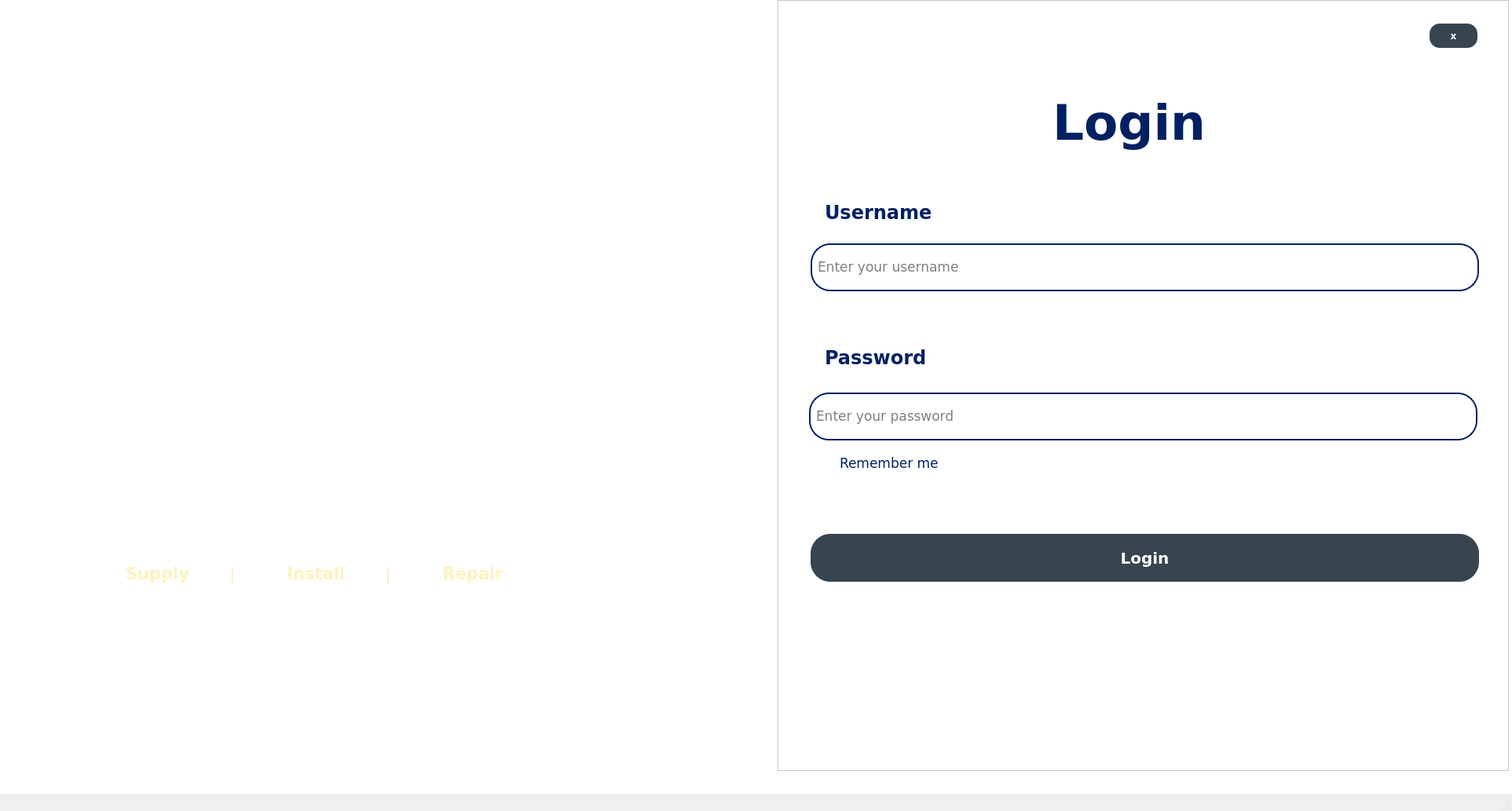
<?xml version="1.0" encoding="UTF-8"?>
<ui version="4.0">
 <class>OwnrLOGIN</class>
 <widget class="QMainWindow" name="OwnrLOGIN">
  <property name="geometry">
   <rect>
    <x>0</x>
    <y>0</y>
    <width>1925</width>
    <height>1033</height>
   </rect>
  </property>
  <property name="maximumSize">
   <size>
    <width>16777215</width>
    <height>16777215</height>
   </size>
  </property>
  <property name="windowTitle">
   <string>Inventory and Sales Management System</string>
  </property>
  <widget class="QWidget" name="centralwidget">
   <property name="styleSheet">
    <string notr="true">background-color: white;</string>
   </property>
   <widget class="QLabel" name="PIC">
    <property name="geometry">
     <rect>
      <x>0</x>
      <y>0</y>
      <width>1921</width>
      <height>982</height>
     </rect>
    </property>
    <property name="minimumSize">
     <size>
      <width>100</width>
      <height>40</height>
     </size>
    </property>
    <property name="maximumSize">
     <size>
      <width>16777215</width>
      <height>16777215</height>
     </size>
    </property>
    <property name="text">
     <string/>
    </property>
    <property name="pixmap">
     <pixmap resource="jj_owner_resources.qrc">:/JJimages/PIC_log_sign_in.png</pixmap>
    </property>
    <property name="scaledContents">
     <bool>true</bool>
    </property>
   </widget>
   <widget class="QLabel" name="label">
    <property name="geometry">
     <rect>
      <x>270</x>
      <y>130</y>
      <width>451</width>
      <height>331</height>
     </rect>
    </property>
    <property name="styleSheet">
     <string notr="true">background-color: transparent;</string>
    </property>
    <property name="text">
     <string/>
    </property>
    <property name="pixmap">
     <pixmap resource="jj_owner_resources.qrc">:/JJimages/JJLOGO.png</pixmap>
    </property>
    <property name="scaledContents">
     <bool>true</bool>
    </property>
   </widget>
   <widget class="QFrame" name="frame">
    <property name="geometry">
     <rect>
      <x>990</x>
      <y>0</y>
      <width>931</width>
      <height>982</height>
     </rect>
    </property>
    <property name="frameShape">
     <enum>QFrame::StyledPanel</enum>
    </property>
    <property name="frameShadow">
     <enum>QFrame::Raised</enum>
    </property>
    <widget class="QCheckBox" name="checkBox_Cashier_rememberme">
     <property name="geometry">
      <rect>
       <x>60</x>
       <y>580</y>
       <width>201</width>
       <height>20</height>
      </rect>
     </property>
     <property name="font">
      <font>
       <family>Verdana</family>
       <pointsize>13</pointsize>
      </font>
     </property>
     <property name="styleSheet">
      <string notr="true">color: #022162;
font-family: &quot;Verdana&quot;, sans-serif; 
background: transparent;</string>
     </property>
     <property name="text">
      <string>Remember me</string>
     </property>
    </widget>
    <widget class="QPushButton" name="pushButton_xtolanding_cashier">
     <property name="geometry">
      <rect>
       <x>830</x>
       <y>30</y>
       <width>61</width>
       <height>31</height>
      </rect>
     </property>
     <property name="font">
      <font>
       <family>Verdana</family>
       <pointsize>9</pointsize>
       <weight>87</weight>
       <bold>true</bold>
      </font>
     </property>
     <property name="styleSheet">
      <string notr="true">border-radius: 13px; 
padding: 1px; 
font-weight: 700;
font-family: &quot;Verdana&quot;, sans-serif; 
background-color: #374550; 
color: white;</string>
     </property>
     <property name="text">
      <string>x</string>
     </property>
    </widget>
    <widget class="QLabel" name="label_2">
     <property name="geometry">
      <rect>
       <x>350</x>
       <y>90</y>
       <width>261</width>
       <height>131</height>
      </rect>
     </property>
     <property name="font">
      <font>
       <family>Verdana</family>
       <pointsize>47</pointsize>
       <weight>87</weight>
       <bold>true</bold>
      </font>
     </property>
     <property name="styleSheet">
      <string notr="true">color: #022162;
font-weight: 700;
font-family: &quot;Verdana&quot;, sans-serif; 
background: transparent;</string>
     </property>
     <property name="text">
      <string>Login</string>
     </property>
    </widget>
    <widget class="QLabel" name="label_3">
     <property name="geometry">
      <rect>
       <x>60</x>
       <y>240</y>
       <width>181</width>
       <height>61</height>
      </rect>
     </property>
     <property name="font">
      <font>
       <family>Verdana</family>
       <pointsize>18</pointsize>
       <weight>87</weight>
       <bold>true</bold>
      </font>
     </property>
     <property name="styleSheet">
      <string notr="true">color: #022162;
font-weight: 700;
font-family: &quot;Verdana&quot;, sans-serif; 
background: transparent;</string>
     </property>
     <property name="text">
      <string>Username</string>
     </property>
    </widget>
    <widget class="QLabel" name="label_9">
     <property name="geometry">
      <rect>
       <x>60</x>
       <y>420</y>
       <width>181</width>
       <height>71</height>
      </rect>
     </property>
     <property name="font">
      <font>
       <family>Verdana</family>
       <pointsize>18</pointsize>
       <weight>87</weight>
       <bold>true</bold>
      </font>
     </property>
     <property name="styleSheet">
      <string notr="true">color: #022162;
font-weight: 700;
font-family: &quot;Verdana&quot;, sans-serif; 
background: transparent;</string>
     </property>
     <property name="text">
      <string>Password</string>
     </property>
    </widget>
    <widget class="QLineEdit" name="cashr_login_usrname">
     <property name="geometry">
      <rect>
       <x>42</x>
       <y>310</y>
       <width>851</width>
       <height>61</height>
      </rect>
     </property>
     <property name="font">
      <font>
       <family>Verdana</family>
       <pointsize>13</pointsize>
      </font>
     </property>
     <property name="styleSheet">
      <string notr="true">border: 2px solid #022162; 
border-radius: 25px; 
padding: 5px;
font-family: &quot;Verdana&quot;, sans-serif; </string>
     </property>
     <property name="placeholderText">
      <string>Enter your username</string>
     </property>
    </widget>
    <widget class="QLineEdit" name="cashr_login_password">
     <property name="geometry">
      <rect>
       <x>40</x>
       <y>500</y>
       <width>851</width>
       <height>61</height>
      </rect>
     </property>
     <property name="font">
      <font>
       <family>Verdana</family>
       <pointsize>13</pointsize>
      </font>
     </property>
     <property name="styleSheet">
      <string notr="true">border: 2px solid #022162; 
border-radius: 25px; 
padding: 5px;
font-family: &quot;Verdana&quot;, sans-serif; </string>
     </property>
     <property name="placeholderText">
      <string>Enter your password</string>
     </property>
    </widget>
    <widget class="QPushButton" name="pushButton_CASHIERLOGIN">
     <property name="geometry">
      <rect>
       <x>42</x>
       <y>680</y>
       <width>851</width>
       <height>61</height>
      </rect>
     </property>
     <property name="font">
      <font>
       <family>Verdana</family>
       <pointsize>15</pointsize>
       <weight>87</weight>
       <bold>true</bold>
      </font>
     </property>
     <property name="styleSheet">
      <string notr="true">border: 2px solid #374550; 
border-radius: 25px; 
padding: 5px; 
font-weight: 700;
font-family: &quot;Verdana&quot;, sans-serif; 
background-color: #374550; 
color: white;</string>
     </property>
     <property name="text">
      <string>Login</string>
     </property>
    </widget>
   </widget>
   <widget class="QFrame" name="jframe">
    <property name="geometry">
     <rect>
      <x>-10</x>
      <y>460</y>
      <width>951</width>
      <height>431</height>
     </rect>
    </property>
    <property name="styleSheet">
     <string notr="true">background: transparent;</string>
    </property>
    <property name="frameShape">
     <enum>QFrame::StyledPanel</enum>
    </property>
    <property name="frameShadow">
     <enum>QFrame::Raised</enum>
    </property>
    <widget class="QLabel" name="label_18">
     <property name="geometry">
      <rect>
       <x>120</x>
       <y>20</y>
       <width>771</width>
       <height>111</height>
      </rect>
     </property>
     <property name="font">
      <font>
       <family>Verdana</family>
       <pointsize>24</pointsize>
       <weight>87</weight>
       <bold>true</bold>
      </font>
     </property>
     <property name="styleSheet">
      <string notr="true">color: #ffffff;
font-weight: 700;
font-family: &quot;Verdana&quot;, sans-serif; 
background: transparent;
</string>
     </property>
     <property name="text">
      <string>J &amp; J Roofsteel and Gutter Supply</string>
     </property>
    </widget>
    <widget class="QLabel" name="label_6">
     <property name="geometry">
      <rect>
       <x>340</x>
       <y>110</y>
       <width>291</width>
       <height>61</height>
      </rect>
     </property>
     <property name="font">
      <font>
       <family>Verdana</family>
       <pointsize>18</pointsize>
       <weight>87</weight>
       <bold>true</bold>
      </font>
     </property>
     <property name="styleSheet">
      <string notr="true">color: #ffffff;
font-weight: 700;
font-family: &quot;Verdana&quot;, sans-serif; 
background: transparent;
</string>
     </property>
     <property name="text">
      <string>Moalboal Branch</string>
     </property>
    </widget>
    <widget class="QLabel" name="label_11">
     <property name="geometry">
      <rect>
       <x>170</x>
       <y>250</y>
       <width>631</width>
       <height>41</height>
      </rect>
     </property>
     <property name="font">
      <font>
       <family>Verdana</family>
       <pointsize>16</pointsize>
       <weight>87</weight>
       <bold>true</bold>
      </font>
     </property>
     <property name="styleSheet">
      <string notr="true">color: #fff2bd; 
font-weight: 700;
font-family: &quot;Verdana&quot;, sans-serif; 
background: transparent; 
</string>
     </property>
     <property name="text">
      <string>Supply       |         Install       |         Repair    </string>
     </property>
    </widget>
   </widget>
  </widget>
  <widget class="QMenuBar" name="menubar">
   <property name="geometry">
    <rect>
     <x>0</x>
     <y>0</y>
     <width>1925</width>
     <height>26</height>
    </rect>
   </property>
  </widget>
  <widget class="QStatusBar" name="statusbar"/>
 </widget>
 <resources>
  <include location="jj_owner_resources.qrc"/>
  <include location="jj_owner_resources.qrc"/>
 </resources>
 <connections/>
</ui>
